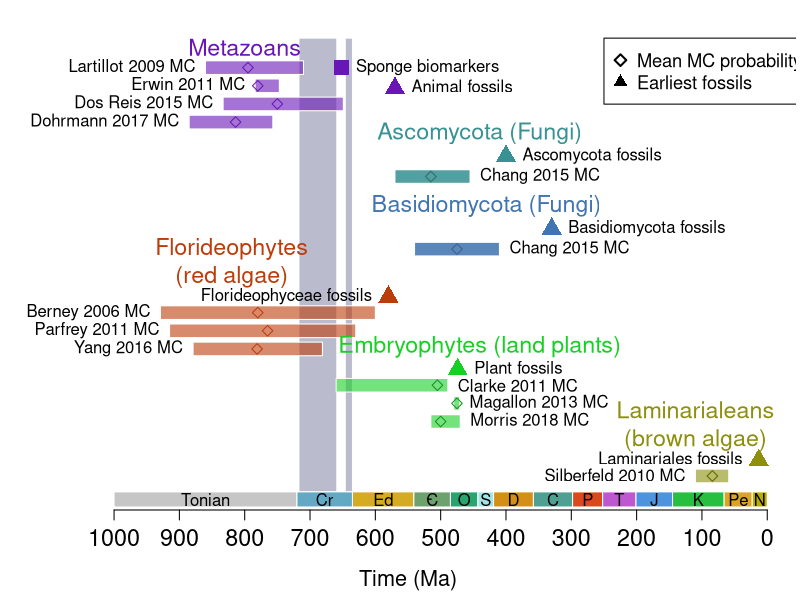

Generate this figure with R:
#

#meta_lca_dohrmann = c(-937, -787) # table S1, cteno-sis
meta_lca_dohrmann = c(-885, -757) # table S3, pori-sis coelenterata
meta_lca_dosreis = c(-833,-649)
meta_lca_erwin = c(-784,-747)
meta_lca_lartillot = c(-860,-710)
#meta_lca_mids = c(-850, -750, -780, -795) #
meta_lca_mids = c(-814, -750, -780, -795)


fungi_lca = c(-750, -550)
asco_lca = c(-570, -455)
asco_lca_mids = c(-515)
basidio_lca = c(-540, -410)
basidio_lca_mids = c(-475)

#rhodo_lca_yang = c(-817, -1047) # florideo + bangio
rhodo_lca_yang = c(-879, -681) # crown florideo
rhodo_lca_parfrey = c(-915, -630)
rhodo_lca_berney = c(-929, -600)
#rhodo_lca_mids = c(-943, -765, -780)
rhodo_lca_mids = c(-781, -765, -780)


chloro_lca = c(-469, -420)
chloro_lca_morris = c(-515,-470)
chloro_lca_magallon = c(-480, -471)
# chloro_lca_clarke = c(-815, -568) @ w 1042 mya basal max
chloro_lca_clarke = c(-660, -489)
chloro_lca_mids = c(-500, -475, -505)

# crown group
#phaeo_lca_silber = c(-162, -98)
#phaeo_lca_mids = c(-128)
# laminariales
phaeo_lca_silber = c(-110, -59)
phaeo_lca_mids = c(-84)


textsize = 1.4
maxy = 6

meta_body = c(-570)
chloro_body = c(-474)
rhodo_body = c(-580)
phaeo_body = c(-13)



pdf(file="~/git/neoproterozoic/complex_multicellularity_plot.pdf", width=10, height=7)
par(mar=c(4.5,1,1,0.2))

plot(0,0,type='n',xlim=c(-1100,0),ylim=c(0,maxy),axes=FALSE,frame.plot=FALSE, xlab="Time (Ma)", ylab="", cex.lab=1.3)
axis(1,at=seq(-1000,0,100),labels=rev(seq(0,1000,100)),cex.axis=1.4)

#snowball earths
rect(-717, 0, -659, maxy, col="#8e8eae99", border=FALSE)
rect(-646, 0, -635, maxy, col="#8e8eae99", border=FALSE)

# draw geological periods
period_letters = c("Tonian","Cr","Ed","C","O","S","D","C","P","T","J","K","Pe","N")
period_starts =  c(-1000,-720,-635,-541,-485,-443,-419,-358,-298,-252,-201,-145,-66,-23)
period_ends = c(-720,-635,-541,-485,-443,-419,-358,-298,-252,-201,-145,-66,-23,0)
period_color = c("#c6c6c6", "#63a9c3", "#d6ab24", "#6da26e", "#28a46e", "#a5e3e5", "#d48f16", "#4fa092", "#d9491c", "#be58d0", "#4d94de", "#26bf3f", "#dba426", "#baab09")
rect(period_starts,-0.2,period_ends,0, border="#FFFFFF", col=period_color)
text( (period_starts+period_ends)/2, -0.1, period_letters)
text( -517, -0.1, "-", cex=1.1) # add dash for Cambrian

legend(-250,maxy, legend=c("Mean MC probability","Earliest fossils"), pch=c(5,17), pt.cex=c(1.1,1.4), pt.lwd=2, cex=1.1)


#rect(meta_lca[1],   0.80*maxy, meta_lca[2],   0.94*maxy, col="#6816b599", border=FALSE)
text(-800, 0.98*maxy, "Metazoans", col="#6816b5", cex=textsize)
rect(meta_lca_dohrmann[1],   0.80*maxy, meta_lca_dohrmann[2],   0.83*maxy, col="#6816b599", border=FALSE)
text(-885, 0.815*maxy, "Dohrmann 2017 MC", pos=2)
rect(meta_lca_dosreis[1],   0.84*maxy, meta_lca_dosreis[2],   0.87*maxy, col="#6816b599", border=FALSE)
text(-833, 0.855*maxy, "Dos Reis 2015 MC", pos=2)
rect(meta_lca_erwin[1],   0.88*maxy, meta_lca_erwin[2],   0.91*maxy, col="#6816b599", border=FALSE)
text(-784, 0.895*maxy, "Erwin 2011 MC", pos=2)
rect(meta_lca_lartillot[1],   0.92*maxy, meta_lca_lartillot[2],   0.95*maxy, col="#6816b599", border=FALSE)
text(-860, 0.935*maxy, "Lartillot 2009 MC", pos=2)
#text(-800, 0.98*maxy, "Animals", col="#000000", cex=textsize)
points(meta_lca_mids, c(0.815,0.855,0.895,0.935)*maxy, pch=5, col="#6816b5")

points(meta_body, rep(0.89*maxy,length(meta_body)), cex=2, pch=17, col="#6816b5")
text(meta_body+10, 0.89*maxy, "Animal fossils", pos=4)
points(-652, 0.935*maxy, cex=2, pch=15, col="#6816b5")
text(-645, 0.935*maxy, "Sponge biomarkers", pos=4)


#rect(fungi_lca[1],  0.56*maxy, fungi_lca[2],  0.70*maxy, col="#38a1a299", border=FALSE)
text(-440, 0.79*maxy, "Ascomycota (Fungi)", col="#389192", cex=textsize)
rect(asco_lca[1],  0.68*maxy, asco_lca[2],  0.71*maxy, col="#389192dd", border=FALSE)
text(asco_lca[2], 0.695*maxy, "Chang 2015 MC", pos=4)
points(asco_lca_mids, c(0.695)*maxy, pch=5, col="#387172", lwd=1.2)
points(-400, 0.74*maxy, cex=2, pch=17, col="#389192")
text(-390, 0.74*maxy, "Ascomycota fossils", pos=4)

text(-430, 0.63*maxy, "Basidiomycota (Fungi)", col="#4075b2", cex=textsize)
rect(basidio_lca[1],  0.52*maxy, basidio_lca[2],  0.55*maxy, col="#4075b2dd", border=FALSE)
text(basidio_lca[2], 0.535*maxy, "Chang 2015 MC", pos=4)
points(basidio_lca_mids, c(0.535)*maxy, pch=5, col="#406592", lwd=1.2)
points(-330, 0.58*maxy, cex=2, pch=17, col="#4075b2")
text(-320, 0.58*maxy, "Basidiomycota fossils", pos=4)


# 0.49 as max
text(-820, 0.51*maxy, "Florideophytes\n(red algae)", col="#bc3c0a", cex=textsize)
rect(rhodo_lca_yang[1],  0.30*maxy, rhodo_lca_yang[2],  0.33*maxy, col="#bc3c0a99", border=FALSE)
text(rhodo_lca_yang[1], 0.315*maxy, "Yang 2016 MC", pos=2)
rect(rhodo_lca_parfrey[1],  0.34*maxy, rhodo_lca_parfrey[2],  0.37*maxy, col="#bc3c0a99", border=FALSE)
text(rhodo_lca_parfrey[1], 0.355*maxy, "Parfrey 2011 MC", pos=2)
rect(rhodo_lca_berney[1],  0.38*maxy, rhodo_lca_berney[2],  0.41*maxy, col="#bc3c0a99", border=FALSE)
text(rhodo_lca_berney[1], 0.395*maxy, "Berney 2006 MC", pos=2)
points(rhodo_body, rep(0.43*maxy,length(rhodo_body)), cex=2, pch=17, col="#bc3c0a")
text(rhodo_body[1]-10, 0.43*maxy, "Florideophyceae fossils", pos=2)
points(rhodo_lca_mids, c(0.315,0.355,0.395)*maxy, pch=5, col="#bc3c0a")

text(-440, 0.32*maxy, "Embryophytes (land plants)", col="#18d025", cex=textsize)
rect(chloro_lca_morris[1], 0.14*maxy, chloro_lca_morris[2], 0.17*maxy, col="#18d02599", border=FALSE)
text(chloro_lca_morris[2], 0.155*maxy, "Morris 2018 MC", pos=4)
rect(chloro_lca_magallon[1], 0.18*maxy, chloro_lca_magallon[2], 0.21*maxy, col="#18d02599", border=FALSE)
text(chloro_lca_magallon[2], 0.195*maxy, "Magallon 2013 MC", pos=4)
rect(chloro_lca_clarke[1], 0.22*maxy, chloro_lca_clarke[2], 0.25*maxy, col="#18d02599", border=FALSE)
text(chloro_lca_clarke[2], 0.23*maxy, "Clarke 2011 MC", pos=4)
points(chloro_lca_mids, c(0.155,0.195,0.235)*maxy, pch=5, col="#149025")
points(chloro_body, rep(0.27*maxy,length(chloro_body)), cex=2, pch=17, col="#18d025")
text(chloro_body[1]+10, 0.27*maxy, "Plant fossils", pos=4)

text(-110, 0.15*maxy, "Laminarialeans\n(brown algae)", col="#8d8f0d", cex=textsize)
rect(phaeo_lca_silber[1],  0.02*maxy, phaeo_lca_silber[2],  0.05*maxy, col="#8d8f0d99", border=FALSE)
text(phaeo_lca_silber[1], 0.0325*maxy, "Silberfeld 2010 MC", pos=2)
points(phaeo_body, 0.07*maxy, cex=2, pch=17, col="#8d8f0d")
text(phaeo_body-10, 0.07*maxy, "Laminariales fossils", pos=2)
points(phaeo_lca_mids, c(0.035)*maxy, pch=5, col="#6d6f0d", lwd=1.2)
#points(-680,0.1*maxy,cex=2,pch=8,lwd=2,col="#63a9c3")

dev.off()









#